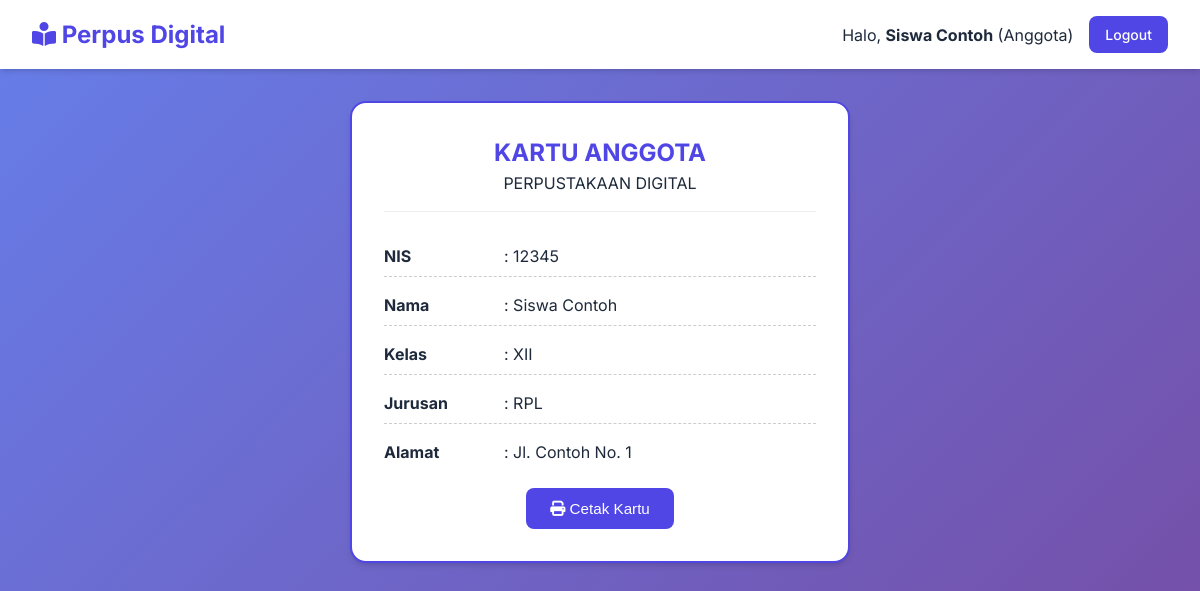
The page /kartu.php (signed in) on the database its author committed.
### tables this page shows
CREATE TABLE `anggota` (
  `id_anggota` int(11) NOT NULL AUTO_INCREMENT,
  `nis` varchar(20) NOT NULL,
  `nama_lengkap` varchar(100) NOT NULL,
  `kelas` varchar(20) NOT NULL,
  `jurusan` varchar(50) NOT NULL,
  `alamat` text NOT NULL,
  `password` varchar(32) NOT NULL,
  PRIMARY KEY (`id_anggota`),
  UNIQUE KEY `nis` (`nis`)
);

### kartu.php (the view)
<?php
include 'header.php';
include 'config/database.php';
?>
<div class="card" style="max-width: 500px; margin: 0 auto; border: 2px solid var(--primary-color);">
    <div style="text-align: center; margin-bottom: 2rem; border-bottom: 1px solid #eee; padding-bottom: 1rem;">
        <h2 style="color: var(--primary-color);">KARTU ANGGOTA</h2>
        <p>PERPUSTAKAAN DIGITAL</p>
    </div>
    <?php
if (isset($_SESSION['id_anggota'])) {
    $id_anggota = $_SESSION['id_anggota'];
    $data = mysqli_query($koneksi, "SELECT * FROM anggota WHERE id_anggota='$id_anggota'");
    $d = mysqli_fetch_array($data);
?>
    <div style="display: flex; flex-direction: column; gap: 1rem;">
        <div style="display: flex; border-bottom: 1px dashed #ccc; padding-bottom: 0.5rem;">
            <strong style="width: 120px;">NIS</strong>
            <span>: <?php echo $d['nis']; ?></span>
        </div>
        <div style="display: flex; border-bottom: 1px dashed #ccc; padding-bottom: 0.5rem;">
            <strong style="width: 120px;">Nama</strong>
            <span>: <?php echo $d['nama_lengkap']; ?></span>
        </div>
        <div style="display: flex; border-bottom: 1px dashed #ccc; padding-bottom: 0.5rem;">
            <strong style="width: 120px;">Kelas</strong>
            <span>: <?php echo $d['kelas']; ?></span>
        </div>
        <div style="display: flex; border-bottom: 1px dashed #ccc; padding-bottom: 0.5rem;">
            <strong style="width: 120px;">Jurusan</strong>
            <span>: <?php echo $d['jurusan']; ?></span>
        </div>
        <div style="display: flex; padding-bottom: 0.5rem;">
            <strong style="width: 120px;">Alamat</strong>
            <span>: <?php echo $d['alamat']; ?></span>
        </div>
    </div>
    <div class="mt-4 text-center">
        <button onclick="window.print()" class="btn btn-primary"><i class="fas fa-print"></i> Cetak Kartu</button>
    </div>
    <?php
}
else {
    echo '<p class="text-center">Anda login sebagai Admin/Petugas, menu ini khusus Anggota.</p>';
}
?>
</div>
<?php include 'footer.php'; ?>

### assets/css/style.css (style rules this page uses)
:root { --primary-color: #4f46e5; --primary-hover: #4338ca; --secondary-color: #64748b; --background-color: #f1f5f9; --surface-color: #ffffff; --text-color: #1e293b; --text-muted: #64748b; --border-color: #e2e8f0; --success-color: #10b981; --error-color: #ef4444; --warning-color: #f59e0b; --shadow-sm: 0 1px 2px 0 rgb(0 0 0 / 0.05); --shadow: 0 4px 6px -1px rgb(0 0 0 / 0.1), 0 2px 4px -2px rgb(0 0 0 / 0.1); --shadow-lg: 0 10px 15px -3px rgb(0 0 0 / 0.1), 0 4px 6px -4px rgb(0 0 0 / 0.1); --glass-bg: rgba(255, 255, 255, 0.7); --glass-border: 1px solid rgba(255, 255, 255, 0.3); --glass-shadow: 0 8px 32px 0 rgba(31, 38, 135, 0.37); }
* { margin: 0; padding: 0; box-sizing: border-box; }
body { font-family: 'Inter', sans-serif; background-color: var(--background-color); color: var(--text-color); line-height: 1.5; background-image: linear-gradient(135deg, #667eea 0%, #764ba2 100%); min-height: 100vh; }
.card { background: var(--surface-color); border-radius: 1rem; box-shadow: var(--shadow); padding: 2rem; border: 1px solid var(--border-color); }
.btn { display: inline-block; padding: 0.75rem 1.5rem; border-radius: 0.5rem; font-weight: 500; cursor: pointer; transition: all 0.2s; border: none; font-size: 0.95rem; }
.btn-primary { background-color: var(--primary-color); color: white; }
.text-center { text-align: center; }
.mt-4 { margin-top: 1rem; }

### rows shown on the page
anggota: nis "12345", nama_lengkap "Siswa Contoh", kelas "XII", jurusan "RPL", alamat "Jl. Contoh No. 1"

### other values the page prints
$_SESSION['nama'] "Siswa Contoh"
$_SESSION['level'] "Anggota"
